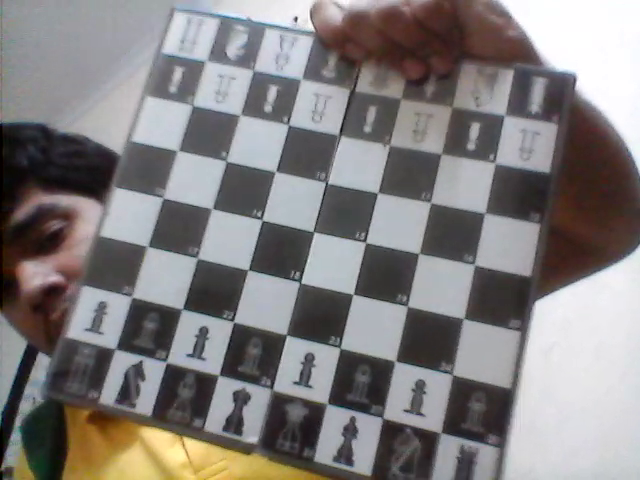
#> input picture frame 29 of src/Chessboard/chess3.mp4, 640 x 480 px, given in place of chess.mp4, which was not available
$ python calibrate.py
#> lines starting #> are read from the running program, lines starting #| are printed output that depends on the picture; pictures that were not available may be replaced by others from this repository, and a replacement may not be noted
# Calibrates camera using chessboard video
import numpy as np
import cv2
import glob

# termination criteria
criteria = (cv2.TERM_CRITERIA_EPS + cv2.TERM_CRITERIA_MAX_ITER, 30, 0.001)

# prepare object points, like (0,0,0), (1,0,0), (2,0,0) ....,(6,5,0)
objp = np.zeros((6*7,3), np.float32)
objp[:,:2] = np.mgrid[0:7,0:6].T.reshape(-1,2)

# Arrays to store object points and image points from all the images.
objpoints = [] # 3d point in real world space
imgpoints = [] # 2d points in image plane.
#Input Image
images = glob.glob('./Chessboard/*.jpg')
# print(len(images))

# videos = glob.glob('./Chessboard/*.mp4')
inputt = './Chessboard/chess.mp4'
count=0
capture = cv2.VideoCapture(cv2.samples.findFileOrKeep(inputt))
if not capture.isOpened:
    print('Unable to open: ' + args.inputt)
    exit(0)

while True:
    if count>50:
        break
    ret, frame = capture.read()
#> frame is the input picture: shape (480, 640, 3); mean B, G, R 126.9, 127.2, 130.8
    if frame is None:
        break
    # fname =frame
# for fname in images:
    img = frame
    gray = cv2.cvtColor(img,cv2.COLOR_BGR2GRAY)
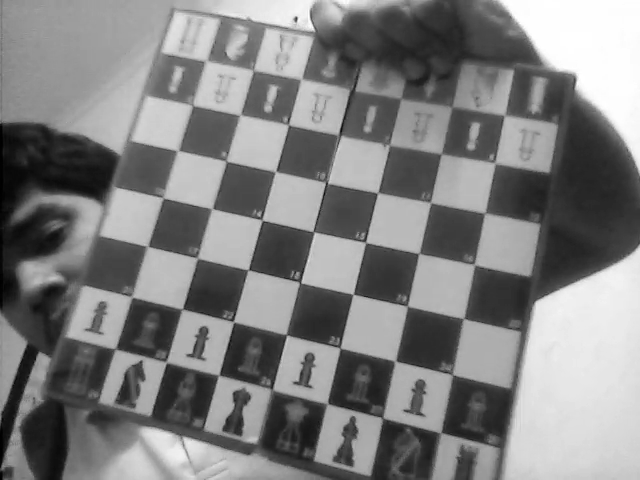
#> gray: shape (480, 640); min 0, max 255, mean 128.2

    # Find the chess board corners
    ret, corners = cv2.findChessboardCorners(gray, (7,6),None)
#> ret = False; corners = None
    print(ret)
#| False
    # If found, add object points, image points (after refining them)
    if ret == True:
        count+=1
        objpoints.append(objp)

        corners2 = cv2.cornerSubPix(gray,corners,(11,11),(-1,-1),criteria)
        imgpoints.append(corners2)

        # Draw and display the corners
        img = cv2.drawChessboardCorners(img, (7,6), corners2,ret)
        cv2.imshow('img',img)
        cv2.waitKey(500)
        #break
cv2.destroyAllWindows()
#Analysis
print(str(count)+' frames computed')
# print(objpoints)
ret, mtx, dist, rvecs, tvecs = cv2.calibrateCamera(objpoints, imgpoints, gray.shape[::-1],None,None)
print("mtx: \n",mtx)
# print("ret: ",ret)
# print("rvecs: ",rvecs)
# print("tvecs: ",tvecs)

#----------Results------
"""
chess.mp4 -> 68
[[824.05762458   0.         381.10745975]
 [  0.         839.01299642 134.22842609]
 [  0.           0.           1.        ]]
 -> 51
 [[671.80835447,   0.        , 313.47576239],
 [  0.        , 669.23376398, 287.95174802],
 [  0.        ,   0.        ,   1.        ]]

 ches2.mp4 -> 1
 [[692.47904804   0.         439.49980877]
 [  0.         802.40991748 204.76436888]
 [  0.           0.           1.        ]]

 chess3.mp4 -> 0

 chess4.mp4 -> 229/51
 [[860.00199971   0.          27.8037219 ]
 [  0.         777.62721079 193.25869631]
 [  0.           0.           1.        ]]
"""

$ run again, starting later in the video
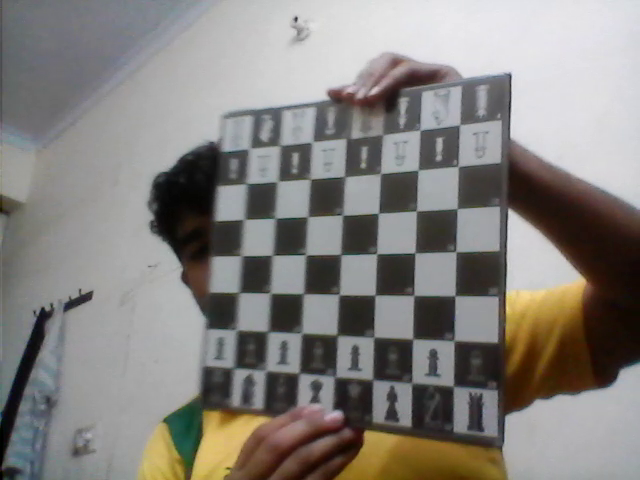
#> input picture frame 132 of src/Chessboard/chess3.mp4, 640 x 480 px, given in place of chess.mp4, which was not available
#> frame is the input picture: shape (480, 640, 3); mean B, G, R 126.3, 130.2, 133.3
#> `gray = cv2.cvtColor(img,cv2.COLOR_BGR2GRAY)`:
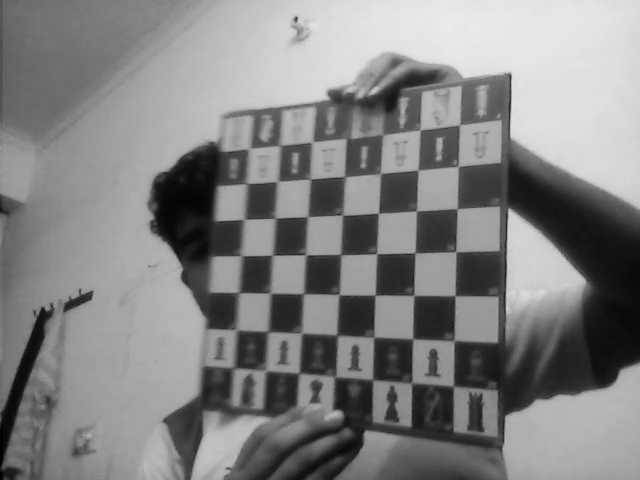
#> gray: shape (480, 640); min 0, max 236, mean 130.7
#> ret = False; corners = None
#| False

$ run again, starting later in the video
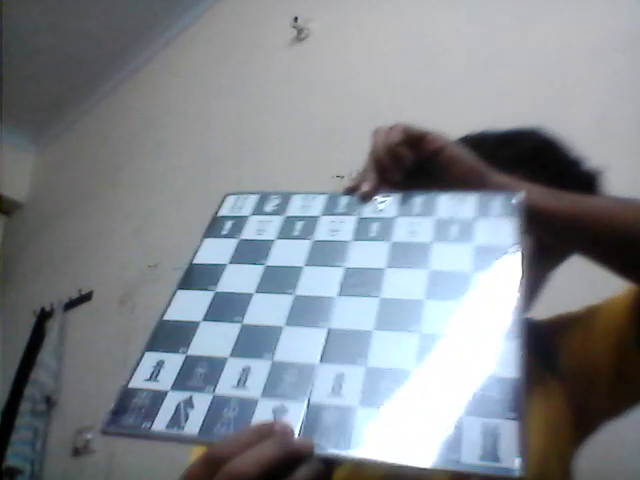
#> input picture frame 236 of src/Chessboard/chess3.mp4, 640 x 480 px, given in place of chess.mp4, which was not available
#> frame is the input picture: shape (480, 640, 3); mean B, G, R 144.8, 137.9, 131.6
#> `gray = cv2.cvtColor(img,cv2.COLOR_BGR2GRAY)`:
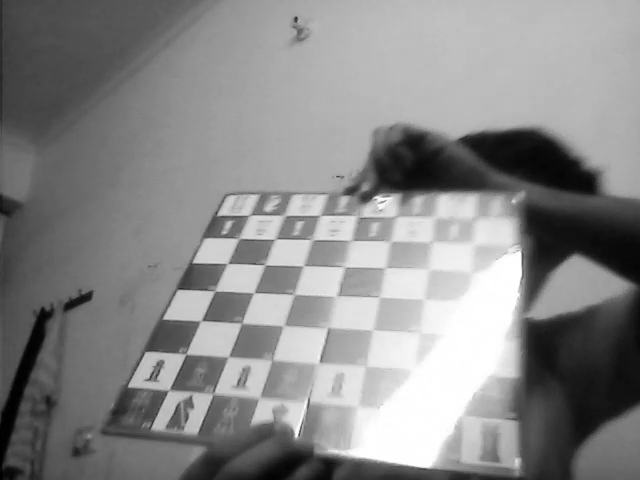
#> gray: shape (480, 640); min 0, max 255, mean 136.8
#> ret = False; corners = None
#| False
